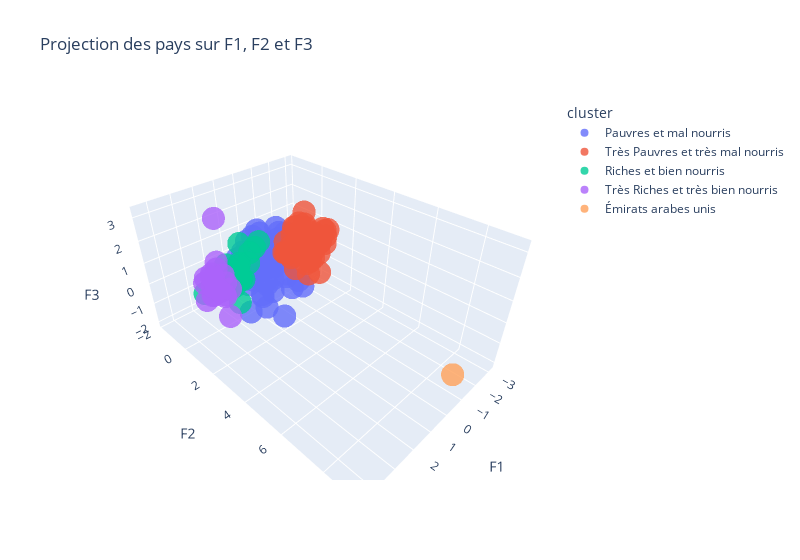

The notebook cell this image was saved under:
### Code cell
fig = px.scatter_3d(df_data, x="F1", y="F2", z="F3", hover_name="Country", color='cluster', opacity=0.8, title="Projection des pays sur F1, F2 et F3", width=800)
fig.show()

### Figure 1 — Plotly figure (JSON) as saved in the notebook; plotly's stock layout.template omitted (floating-point values rounded to 4 significant figures)
{"data": [{"hovertemplate": "<b>%{hovertext}</b><br><br>cluster=Pauvres et mal nourris<br>F1=%{x}<br>F2=%{y}<br>F3=%{z}<extra></extra>", "hovertext": ["Arménie", "Algérie", "Antigua-et-Barbuda", "Barbade", "Bolivie (État plurinational de)", "Botswana", "Belize", "Bulgarie", "Myanmar", "Cabo Verde", "Chili", "Colombie", "Costa Rica", "Cuba", "Azerbaïdjan", "Dominique", "République dominicaine", "Équateur", "Égypte", "El Salvador", "Fidji", "Géorgie", "Gabon", "Bosnie-Herzégovine", "Kiribati", "Grenade", "Guyana", "Hongrie", "Croatie", "Iran (République islamique d')", "Jamaïque", "Jordanie", "Kirghizistan", "Koweït", "Liban", "Malaisie", "Mali", "Mauritanie", "Maurice", "Mexique", "Mongolie", "Maroc", "République de Moldova", "Antilles néerlandaises (ex)", "l'ex-République yougoslave de Macédoine", "Vanuatu", "Pakistan", "Panama", "Paraguay", "Pérou", "Philippines", "Serbie-et-Monténégro", "Saint-Kitts-et-Nevis", "Sainte-Lucie", "Saint-Vincent-et-les Grenadines", "Arabie saoudite", "Slovaquie", "Afrique du Sud", "Soudan (ex)", "Suriname", "Turkménistan", "Chine, Taiwan Province de", "Thaïlande", "Trinité-et-Tobago", "Oman", "Tunisie", "Turquie", "Ukraine", "Uruguay", "Ouzbékistan", "Venezuela (République bolivarienne du)", "Viet Nam", "Samoa", "Serbie", "Soudan", "Chine"], "legendgroup": "Pauvres et mal nourris", "marker": {"color": "#636efa", "opacity": 0.8, "symbol": "circle"}, "mode": "markers", "name": "Pauvres et mal nourris", "scene": "scene", "showlegend": true, "type": "scatter3d", "x": [0.5116, 0.1112, 0.3871, 0.9403, -1.285, -1.163, -0.7925, 0.4234, -0.4894, -0.7247, 0.7184, -0.3332, 0.1159, 0.7201, 0.2284, 0.2562, -0.952, -0.793, 0.5773, -0.8719, -0.1813, -0.09507, 0.09717, 0.3907, -0.09773, -0.2251, -0.1114, 0.7134, 1.0, -0.1904, -0.1121, -0.6202, -0.176, 1.879, -0.2982, 0.3773, -0.8511, -0.41, 0.5943, 0.5101, -0.05829, 0.4425, -0.1082, 2.263e-16, 0.000953, -0.7246, -1.242, 0.03293, -0.6301, -0.643, -1.207, 2.263e-16, 0.08286, 0.2781, 0.6754, 0.88, 0.3351, 0.2029, 2.263e-16, -0.55, 0.1175, 0.7538, -0.678, 0.8555, 0.4796, 0.4677, 1.439, 0.7888, 1.264, -0.4872, -0.2277, -0.4259, 0.7645, -0.08483, -1.172, 0.6709], "y": [-1.087, 0.274, -0.5542, -0.5653, -0.3318, -0.6361, 0.4405, -1.384, -0.7208, -0.736, -0.2774, -0.3178, -0.1481, -0.7095, -0.08867, -0.8853, -0.4244, -0.3756, 0.3336, -0.8249, -0.6146, -1.21, 0.4679, -0.8823, -0.1935, -1.04, -0.7242, -0.9884, -1.025, -0.06788, -0.8192, 1.495, -0.4748, 3.13, 0.7367, 0.04284, 0.9657, 0.6221, -0.6667, -0.1448, -0.4362, -0.08221, -1.731, 1.236e-16, -0.9115, 0.3183, -0.2341, 0.01423, -0.1224, -0.3589, -0.2265, 1.236e-16, -0.4286, -0.431, -0.9465, 0.8647, -0.7803, -0.2421, 1.236e-16, -0.5151, -0.2363, -0.5799, -0.8973, -0.5071, 2.04, -0.07854, 0.2803, -1.223, -0.6587, -0.309, -0.1066, -0.5212, -0.7541, -0.1994, -0.3989, -0.4527], "z": [-0.3822, -1.481, 1.164, 0.2126, 0.7834, 0.7451, -0.1376, 0.04273, -0.0862, 0.04355, 0.01173, 0.4563, 0.3177, -1.287, -1.04, 0.0452, 0.5858, 1.231, -2.107, 0.04648, -0.234, -0.4737, -0.06231, -1.071, -0.3365, 1.069, -0.009741, 0.1335, 0.08846, -1.106, 0.1241, -0.9406, -0.4521, -0.3149, -0.6486, 0.136, -1.006, -0.612, -0.4559, -0.4143, 0.6154, -1.781, 0.2753, 2.378e-16, -0.3387, -0.1546, 0.4008, 0.3598, 0.4337, -0.07815, 0.384, 2.378e-16, 1.255, 0.5447, -0.1165, -0.4413, 0.3671, -0.5227, 2.378e-16, 0.4122, -0.3904, -0.1664, 0.2215, 0.1437, -0.2141, -1.651, -1.935, -0.5955, 0.05986, -0.4878, 0.6255, -0.3522, 0.03468, 0.0657, 0.4521, -0.9196]}, {"hovertemplate": "<b>%{hovertext}</b><br><br>cluster=Très Pauvres et très mal nourris<br>F1=%{x}<br>F2=%{y}<br>F3=%{z}<extra></extra>", "hovertext": ["Afghanistan", "Angola", "Bangladesh", "Îles Salomon", "Cameroun", "République centrafricaine", "Sri Lanka", "Tchad", "Congo", "Bénin", "Djibouti", "Gambie", "Ghana", "Guatemala", "Guinée", "Haïti", "Honduras", "Inde", "Indonésie", "Iraq", "Côte d'Ivoire", "Kenya", "Cambodge", "République populaire démocratique de Corée", "République démocratique populaire lao", "Lesotho", "Libéria", "Madagascar", "Malawi", "Mozambique", "Namibie", "Népal", "Nicaragua", "Niger", "Nigéria", "Guinée-Bissau", "Timor-Leste", "Zimbabwe", "Rwanda", "Sao Tomé-et-Principe", "Sénégal", "Sierra Leone", "Tadjikistan", "Eswatini", "République-Unie de Tanzanie", "Togo", "Ouganda", "Burkina Faso", "Éthiopie", "Yémen", "Zambie"], "legendgroup": "Très Pauvres et très mal nourris", "marker": {"color": "#EF553B", "opacity": 0.8, "symbol": "circle"}, "mode": "markers", "name": "Très Pauvres et très mal nourris", "scene": "scene", "showlegend": true, "type": "scatter3d", "x": [-2.648, -1.883, -2.122, -1.943, -1.738, -2.571, -1.53, -2.735, -1.945, -1.86, -1.534, -1.954, -1.142, -1.798, -2.195, -2.685, -1.222, -1.959, -1.225, -1.823, -1.571, -2.241, -1.549, -2.465, -1.753, -1.527, -3.118, -2.991, -2.46, -2.948, -1.865, -1.571, -1.161, -1.772, -1.898, -2.73, -2.163, -2.494, -2.826, -2.123, -2.055, -2.136, -1.903, -1.783, -2.645, -2.336, -2.777, -1.59, -2.777, -2.33, -3.038], "y": [0.4355, 0.8946, -0.4853, 0.1134, 0.5383, -0.4149, -0.6442, 0.8051, 0.3273, 0.7323, -0.2408, 0.8272, 0.4518, 0.3415, 0.3255, -0.5378, 0.00716, -0.3657, -0.2932, 0.5827, -0.01423, 0.3923, -0.2672, -0.9193, -0.00125, -0.5282, 0.6108, 0.3947, 0.6788, 0.3464, -0.3879, -0.3079, -0.3401, 1.398, 0.6371, 0.04292, -0.1784, -0.6972, 0.3786, 0.3885, 0.5148, 0.3105, 0.0741, -0.407, 0.5855, 0.4436, 0.8052, 0.8523, 0.439, 0.2441, 0.4948], "z": [0.3788, 0.3084, -0.05407, 0.3625, -0.6818, 1.357, 0.1093, 0.1077, 1.054, -0.3931, -0.278, -0.3325, -0.7237, 0.1303, -0.2609, 0.6576, 0.01509, -0.0661, -0.238, -0.1238, -0.4036, 0.3052, 0.01871, 0.4566, -0.2225, -0.4872, 0.62, 0.6527, -0.3551, 0.1903, 0.8356, -0.637, -0.2006, -0.7846, -0.5969, 0.3992, 0.6605, 0.7257, -0.05503, 0.3492, 0.06493, 0.176, 0.5084, 0.4731, 0.1519, -0.2631, 0.4823, -1.038, 0.06287, 0.3054, 0.5646]}, {"hovertemplate": "<b>%{hovertext}</b><br><br>cluster=Riches et bien nourris<br>F1=%{x}<br>F2=%{y}<br>F3=%{z}<extra></extra>", "hovertext": ["Albanie", "Argentine", "Bahamas", "Brésil", "Brunéi Darussalam", "Chypre", "Bélarus", "Estonie", "Polynésie française", "Grèce", "Kazakhstan", "Japon", "République de Corée", "Lettonie", "Lituanie", "Maldives", "Malte", "Nouvelle-Calédonie", "Nouvelle-Zélande", "Tchéquie (la)", "Pologne", "Portugal", "Roumanie", "Fédération de Russie", "Slovénie", "Espagne", "Monténégro"], "legendgroup": "Riches et bien nourris", "marker": {"color": "#00cc96", "opacity": 0.8, "symbol": "circle"}, "mode": "markers", "name": "Riches et bien nourris", "scene": "scene", "showlegend": true, "type": "scatter3d", "x": [1.562, 1.804, 0.9065, 1.278, 1.554, 0.4648, 1.429, 1.707, 1.465, 2.108, 1.45, 1.194, 1.547, 1.418, 2.772, 1.638, 2.166, 1.229, 1.806, 1.376, 1.745, 2.422, 1.418, 1.81, 1.477, 1.985, 1.837], "y": [-0.9284, -0.2962, 0.2443, -0.2443, 0.6381, -0.03828, -1.114, -0.7864, -0.161, -0.4426, -0.1714, -0.4452, -0.1449, -1.324, -1.114, 0.1052, -0.2497, 0.3141, 0.2939, -0.4547, -0.6551, -0.4251, -0.8068, -0.7144, -0.3803, 0.1056, 0.1153], "z": [-0.9791, -0.2791, 1.151, -0.5135, 0.8429, 1.138, -0.4597, -0.5194, 0.448, -0.6482, -0.3929, 1.177, -0.3702, -0.1646, -0.9499, -0.1211, -0.5792, 1.061, 0.681, -0.0467, -0.8831, -0.6468, -1.089, -0.664, -0.099, 0.07779, -1.282]}, {"hovertemplate": "<b>%{hovertext}</b><br><br>cluster=Très Riches et très bien nourris<br>F1=%{x}<br>F2=%{y}<br>F3=%{z}<extra></extra>", "hovertext": ["Australie", "Autriche", "Bermudes", "Canada", "Danemark", "Finlande", "France", "Allemagne", "Islande", "Irlande", "Israël", "Italie", "Pays-Bas", "Norvège", "Suède", "Suisse", "Royaume-Uni", "États-Unis d'Amérique", "Belgique", "Luxembourg"], "legendgroup": "Très Riches et très bien nourris", "marker": {"color": "#ab63fa", "opacity": 0.8, "symbol": "circle"}, "mode": "markers", "name": "Très Riches et très bien nourris", "scene": "scene", "showlegend": true, "type": "scatter3d", "x": [3.046, 3.176, 2.836, 2.569, 3.164, 3.102, 2.879, 2.766, 3.705, 2.961, 3.0, 2.518, 3.002, 4.036, 2.935, 3.271, 2.437, 3.296, 2.824, 4.427], "y": [1.028, 0.2682, 0.574, 0.6482, 0.336, 0.1962, 0.1632, -0.2024, 0.7097, 0.8501, 1.073, 0.07526, 0.1099, 1.46, 0.4105, 1.05, 0.1305, 0.5393, 0.2991, 2.068], "z": [1.138, -0.1493, 3.274, 0.06846, 0.7733, 0.2212, 0.003715, 0.2231, 0.1193, -0.007176, -0.8629, -0.5285, 0.7491, 1.671, 1.077, 1.821, 0.06144, 0.08973, -0.1043, 1.936]}, {"hovertemplate": "<b>%{hovertext}</b><br><br>cluster=Émirats arabes unis<br>F1=%{x}<br>F2=%{y}<br>F3=%{z}<extra></extra>", "hovertext": ["Émirats arabes unis"], "legendgroup": "Émirats arabes unis", "marker": {"color": "#FFA15A", "opacity": 0.8, "symbol": "circle"}, "mode": "markers", "name": "Émirats arabes unis", "scene": "scene", "showlegend": true, "type": "scatter3d", "x": [-0.4821], "y": [9.169], "z": [-0.8352]}], "layout": {"legend": {"title": {"text": "cluster"}, "tracegroupgap": 0}, "scene": {"domain": {"x": [0, 1], "y": [0, 1]}, "xaxis": {"title": {"text": "F1"}}, "yaxis": {"title": {"text": "F2"}}, "zaxis": {"title": {"text": "F3"}}}, "title": {"text": "Projection des pays sur F1, F2 et F3"}, "width": 800}}
